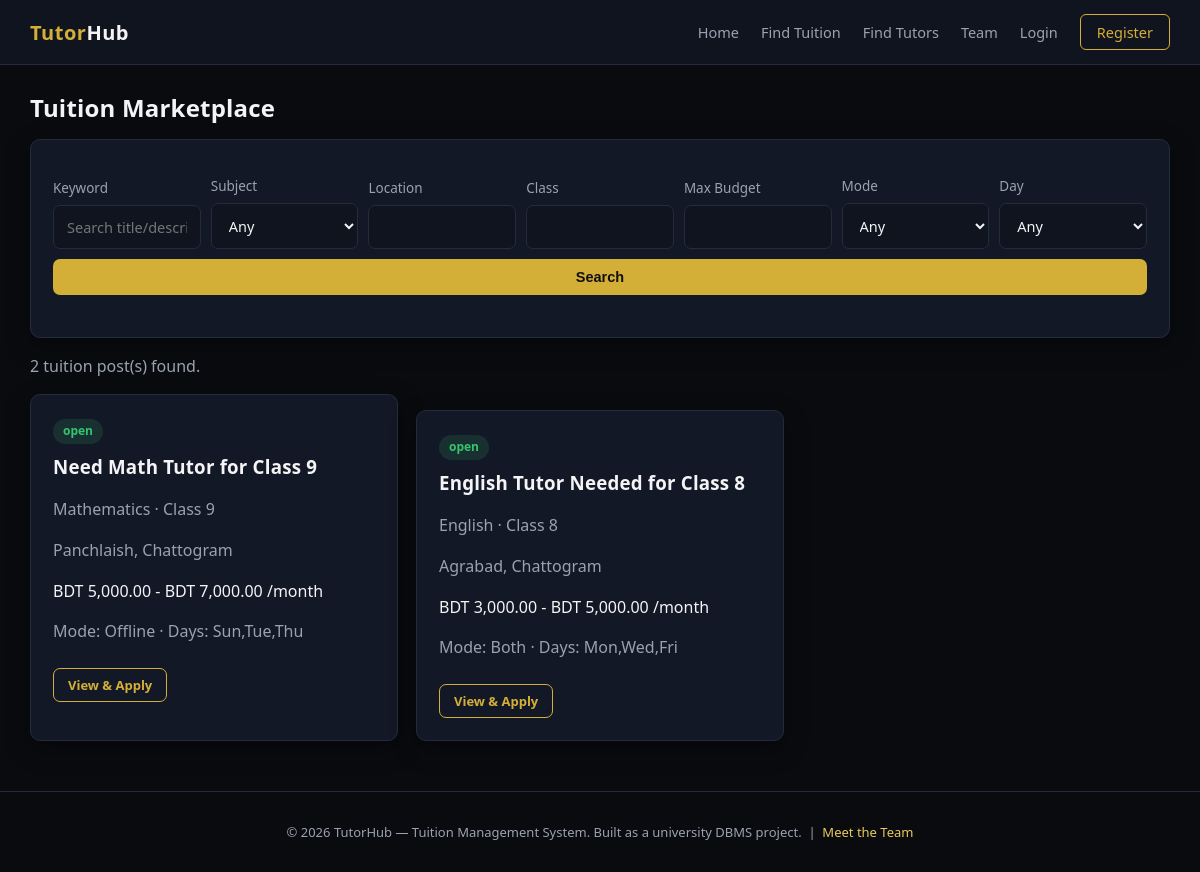
/student/browse_tuition.php, run on the app's committed database.
### tables this page shows
CREATE TABLE tuition_posts (
    tuition_post_id INT AUTO_INCREMENT PRIMARY KEY,
    student_profile_id INT NOT NULL,
    subject_id INT NOT NULL,
    title VARCHAR(160) NOT NULL,
    class_level VARCHAR(60),
    location VARCHAR(150),
    budget_min DECIMAL(10,2) DEFAULT 0,
    budget_max DECIMAL(10,2) DEFAULT 0,
    preferred_days VARCHAR(100),
    preferred_time VARCHAR(60),
    mode ENUM('online','offline','both') DEFAULT 'offline',
    gender_preference ENUM('any','male','female') DEFAULT 'any',
    description TEXT,
    status ENUM('open','in_progress','completed','closed') NOT NULL DEFAULT 'open',
    created_at TIMESTAMP DEFAULT CURRENT_TIMESTAMP,
    updated_at TIMESTAMP DEFAULT CURRENT_TIMESTAMP ON UPDATE CURRENT_TIMESTAMP,
    CONSTRAINT fk_tup_student FOREIGN KEY (student_profile_id) REFERENCES student_profiles(student_profile_id) ON DELETE CASCADE,
    CONSTRAINT fk_tup_subject FOREIGN KEY (subject_id) REFERENCES subjects(subject_id) ON DELETE RESTRICT,
    INDEX idx_tup_status (status),
    INDEX idx_tup_location (location),
    INDEX idx_tup_budget (budget_min, budget_max),
    INDEX idx_tup_mode (mode)
);

CREATE TABLE subjects (
    subject_id INT AUTO_INCREMENT PRIMARY KEY,
    subject_name VARCHAR(100) NOT NULL UNIQUE,
    category VARCHAR(80),
    created_at TIMESTAMP DEFAULT CURRENT_TIMESTAMP
);

### includes/auth.php (called while the page is built, shortened)
<?php
function currentUser(): ?array
{
    return $_SESSION['user'] ?? null;
}

### includes/functions.php (called while the page is built, shortened)
<?php
function e(string $value): string
{
    return htmlspecialchars($value, ENT_QUOTES, 'UTF-8');
}
function money(float $amount): string
{
    return 'BDT ' . number_format($amount, 2);
}
function paginate(int $totalRows, int $perPage, int $currentPage): array
{
    $totalPages = max(1, (int) ceil($totalRows / $perPage));
    $currentPage = max(1, min($currentPage, $totalPages));
    $offset = ($currentPage - 1) * $perPage;
    return [$totalPages, $currentPage, $offset];
}

### student/browse_tuition.php (the view, shortened to what this page needs)
<?php
require_once __DIR__ . '/../config/config.php';
$db = getDB();
$q = trim($_GET['q'] ?? '');
$location = trim($_GET['location'] ?? '');
$budgetMax = $_GET['budget_max'] ?? '';
$classLevel = trim($_GET['class_level'] ?? '');
$where = ["tp.status = 'open'"];
$params = [];
$whereSql = implode(' AND ', $where);
$page = max(1, (int) ($_GET['page'] ?? 1));
$perPage = 9;
$total = $db->prepare("SELECT COUNT(*) FROM tuition_posts tp WHERE $whereSql");
$total->execute($params);
$total = (int) $total->fetchColumn();
[$totalPages, $page, $offset] = paginate($total, $perPage, $page);
$sql = "SELECT tp.*, s.subject_name, sp.class_level AS student_class, u.full_name AS student_name
        FROM tuition_posts tp
        JOIN subjects s ON s.subject_id = tp.subject_id
        JOIN student_profiles sp ON sp.student_profile_id = tp.student_profile_id
        JOIN users u ON u.user_id = sp.user_id
        WHERE $whereSql ORDER BY tp.created_at DESC LIMIT $perPage OFFSET $offset";
$stmt = $db->prepare($sql);
$stmt->execute($params);
$posts = $stmt->fetchAll();
include __DIR__ . '/../includes/header.php';
?>
<div class="container mt-3">
    <h2>Tuition Marketplace</h2>
    <div class="card">
        <form method="GET" action="" class="filter-bar">
            <div><label>Keyword</label><input type="text" name="q" value="<?= e($q) ?>" placeholder="Search title/description"></div>
            <div><label>Subject</label>
                <select name="subject_id">
                    <option value="0">Any</option>
                </select>
            </div>
            <div><label>Location</label><input type="text" name="location" value="<?= e($location) ?>"></div>
            <div><label>Class</label><input type="text" name="class_level" value="<?= e($classLevel) ?>"></div>
            <div><label>Max Budget</label><input type="number" name="budget_max" value="<?= e((string)$budgetMax) ?>"></div>
            <div><label>Mode</label>
                <select name="mode">
                    <option value="">Any</option>
                </select>
            </div>
            <div><label>Day</label>
                <select name="days">
                    <option value="">Any</option>
                </select>
            </div>
            <div><button type="submit" class="btn btn-primary btn-block">Search</button></div>
        </form>
    </div>
    <p class="text-muted mt-2"><?= $total ?> tuition post(s) found.</p>
    <div class="grid grid-3">
        <?php foreach ($posts as $p): ?>
            <div class="card">
                <span class="badge badge-open">open</span>
                <h3 class="mt-1"><?= e($p['title']) ?></h3>
                <p class="text-muted"><?= e($p['subject_name']) ?> &middot; <?= e($p['class_level']) ?></p>
                <p class="text-muted"><?= e($p['location']) ?: 'Location flexible' ?></p>
                <p><?= money($p['budget_min']) ?> - <?= money($p['budget_max']) ?> /month</p>
                <p class="text-muted">Mode: <?= ucfirst(e($p['mode'])) ?> &middot; Days: <?= e($p['preferred_days'] ?: 'Flexible') ?></p>
                <a href="<?= BASE_URL ?>/student/view_post.php?id=<?= (int)$p['tuition_post_id'] ?>" class="btn btn-outline btn-sm mt-1">View &amp; Apply</a>
            </div>
        <?php endforeach; ?>
    </div>
</div>
<?php include __DIR__ . '/../includes/footer.php'; ?>

### includes/header.php (shortened to what this page needs)
<!DOCTYPE html>
<html lang="en">
<head>
<link rel="stylesheet" href="<?= BASE_URL ?>/assets/css/style.css">
</head>
<body>
<?php include __DIR__ . '/navbar.php'; ?>

### includes/navbar.php
<?php $u = currentUser(); ?>
<div class="navbar">
    <div class="navbar-inner">
        <a class="brand" href="<?= BASE_URL ?>/index.php">Tutor<span>Hub</span></a>
        <div class="nav-links">
            <a href="<?= BASE_URL ?>/index.php">Home</a>
            <a href="<?= BASE_URL ?>/student/browse_tuition.php">Find Tuition</a>
            <a href="<?= BASE_URL ?>/tutor/browse_tutors.php">Find Tutors</a>
            <a href="<?= BASE_URL ?>/docs/team.php">Team</a>
            <?php if ($u): ?>
                <?php if ($u['role'] === 'admin'): ?>
                    <a href="<?= BASE_URL ?>/admin/dashboard.php">Admin Panel</a>
                <?php else: ?>
                    <?php if (in_array($u['role'], ['student','both'], true)): ?>
                        <a href="<?= BASE_URL ?>/student/dashboard.php">Student</a>
                    <?php endif; ?>
                    <?php if (in_array($u['role'], ['tutor','both'], true)): ?>
                        <a href="<?= BASE_URL ?>/tutor/dashboard.php">Tutor</a>
                    <?php endif; ?>
                    <a href="<?= BASE_URL ?>/notifications/index.php">Notifications
                        <?php $c = unreadNotificationCount($u['user_id']); if ($c > 0): ?>
                            <span class="nav-badge"><?= $c ?></span>
                        <?php endif; ?>
                    </a>
                <?php endif; ?>
                <a href="<?= BASE_URL ?>/auth/logout.php" class="btn-nav">Logout</a>
            <?php else: ?>
                <a href="<?= BASE_URL ?>/auth/login.php">Login</a>
                <a href="<?= BASE_URL ?>/auth/register.php" class="btn-nav">Register</a>
            <?php endif; ?>
        </div>
    </div>
</div>

### includes/footer.php
<footer>
    &copy; <?= date('Y') ?> TutorHub — Tuition Management System. Built as a university DBMS project.
    &nbsp;|&nbsp; <a href="<?= BASE_URL ?>/docs/team.php">Meet the Team</a>
</footer>
</body>
</html>

### assets/css/style.css (style rules this page uses)
:root { --bg-black: #0a0b0f; --bg-navy: #10141f; --bg-navy-light: #161c2c; --bg-card: #131826; --border-subtle: #232b3d; --gold: #d4af37; --gold-light: #e8c95f; --text-white: #f4f4f6; --text-muted: #9aa2b1; --danger: #e5484d; --success: #35c46f; --warning: #f0a83c; --radius: 10px; --shadow: 0 8px 24px rgba(0,0,0,0.35); }
* { box-sizing: border-box; }
body { margin: 0; font-family: 'Segoe UI', 'Inter', Roboto, Arial, sans-serif; background: var(--bg-black); color: var(--text-white); line-height: 1.55; }
a { color: var(--gold-light); text-decoration: none; }
h1, h2, h3, h4 { font-weight: 600; letter-spacing: 0.2px; margin: 0 0 12px; }
.container { max-width: 1180px; margin: 0 auto; padding: 0 20px; }
.navbar { background: var(--bg-navy); border-bottom: 1px solid var(--border-subtle); position: sticky; top: 0; z-index: 100; }
.navbar-inner { display: flex; align-items: center; justify-content: space-between; max-width: 1180px; margin: 0 auto; padding: 14px 20px; }
.brand { font-size: 20px; font-weight: 700; color: var(--gold); letter-spacing: 0.5px; }
.brand span { color: var(--text-white); }
.nav-links { display: flex; gap: 22px; align-items: center; flex-wrap: wrap; }
.nav-links a { color: var(--text-muted); font-size: 14.5px; }
.btn-nav { border: 1px solid var(--gold); color: var(--gold) !important; padding: 6px 16px; border-radius: 6px; }
.btn { display: inline-block; padding: 10px 22px; border-radius: 7px; border: none; font-size: 14.5px; font-weight: 600; cursor: pointer; transition: 0.15s ease; }
.btn-primary { background: var(--gold); color: #101010; }
.btn-outline { background: transparent; border: 1px solid var(--gold); color: var(--gold); }
.btn-sm { padding: 6px 14px; font-size: 13px; }
.btn-block { width: 100%; text-align: center; }
.card { background: var(--bg-card); border: 1px solid var(--border-subtle); border-radius: var(--radius); padding: 22px; box-shadow: var(--shadow); }
.card + .card { margin-top: 16px; }
.grid { display: grid; gap: 18px; }
.grid-3 { grid-template-columns: repeat(3, 1fr); }
label { display: block; margin: 14px 0 6px; font-size: 13.5px; color: var(--text-muted); }
input, select, textarea { width: 100%; padding: 11px 13px; border-radius: 7px; border: 1px solid var(--border-subtle); background: var(--bg-navy); color: var(--text-white); font-size: 14.5px; font-family: inherit; }
.badge { display: inline-block; padding: 3px 10px; border-radius: 20px; font-size: 12px; font-weight: 600; }
.badge-open, .badge-active, .badge-accepted, .badge-paid, .badge-present, .badge-completed, .badge-resolved { background: rgba(53,196,111,0.15); color: var(--success); }
footer { border-top: 1px solid var(--border-subtle); padding: 30px 20px; text-align: center; color: var(--text-muted); font-size: 13px; margin-top: 50px; }
.text-muted { color: var(--text-muted); }
.mt-1 { margin-top: 8px; }
.mt-2 { margin-top: 16px; }
.mt-3 { margin-top: 24px; }
.filter-bar { display: flex; gap: 10px; flex-wrap: wrap; align-items: end; margin-bottom: 20px; }
.filter-bar > div { flex: 1; min-width: 140px; }

### data on the page
tuition_posts: title "Need Math Tutor for Class 9", subject.subject_name "Mathematics", class_level "Class 9", location "Panchlaish, Chattogram", budget_min "BDT 5,000.00", budget_max "BDT 7,000.00", mode "Offline", preferred_days "Sun,Tue,Thu"
tuition_posts: title "English Tutor Needed for Class 8", subject.subject_name "English", class_level "Class 8", location "Agrabad, Chattogram", budget_min "BDT 3,000.00", budget_max "BDT 5,000.00", mode "Both", preferred_days "Mon,Wed,Fri"

### other printed values
$total "2"
